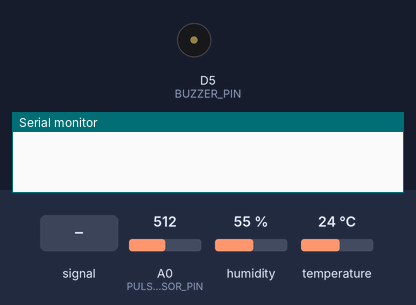
The sketch below on a simulated ESP8266 (NodeMCU). Shown: buzzer (waves = sounding, pin HIGH), the last lines printed to the serial monitor. The inputs (shaded band) are chosen by the test bench; at power-on: temperature 24 °C, A0 (PULSE_SENSOR_PIN) = 512, humidity 55 %. WiFi joins after 1.5 s; servers stay silent unless stated.

Above: at 3.0 s.
3.1 s: A0 (PULSE_SENSOR_PIN) fed a 200 Hz sine of ±460 counts around its level
13.0 s: temperature set to 37 °C
19.3 s: temperature set to 40 °C
21.3 s: temperature set to 12 °C
At 28.9 s:
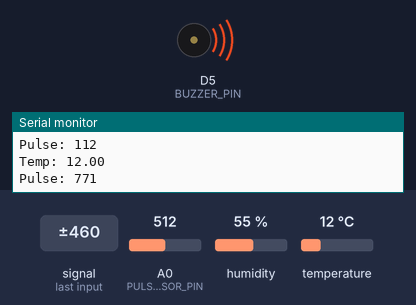
Timing chart, 0 to 33.3 s (numbered marks = the images above; inputs shaded):
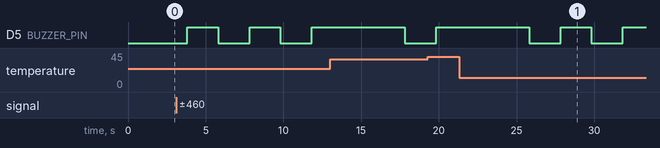

Measured:
- after the input at 21.3 s, D5 (BUZZER_PIN): alternates HIGH for 2.0 s and LOW for 2.0 s, starting after 4.5 s
- by itself, D5 (BUZZER_PIN): alternates HIGH for 2.0 s and LOW for 2.0 s

The sketch:

sourcecode.ino
```cpp
#define BLYNK_PRINT Serial

#include <ESP8266WiFi.h>
#include <BlynkSimpleEsp8266.h>
#include <DHT.h>

char auth[] = "Your_Blynk_Auth_Token";   // Get this from Blynk app
char ssid[] = "Your_WiFi_SSID";
char pass[] = "Your_WiFi_Password";

#define DHTPIN D2
#define DHTTYPE DHT11
DHT dht(DHTPIN, DHTTYPE);

#define PULSE_SENSOR_PIN A0
#define BUZZER_PIN D5

BlynkTimer timer;

void sendSensorData() {
  float temp = dht.readTemperature();
  int pulse = analogRead(PULSE_SENSOR_PIN);

  // Send to Blynk
  Blynk.virtualWrite(V0, temp);     // Temp to Blynk
  Blynk.virtualWrite(V1, pulse);    // Pulse to Blynk

  // Alert conditions
  if (temp > 38.0 || pulse < 50 || pulse > 120) {
    digitalWrite(BUZZER_PIN, HIGH);
    Blynk.notify("⚠️ Medical Alert: Abnormal Vitals Detected!");
  } else {
    digitalWrite(BUZZER_PIN, LOW);
  }

  Serial.print("Temp: "); Serial.println(temp);
  Serial.print("Pulse: "); Serial.println(pulse);
}

void setup() {
  Serial.begin(115200);
  Blynk.begin(auth, ssid, pass);
  dht.begin();
  pinMode(BUZZER_PIN, OUTPUT);
  digitalWrite(BUZZER_PIN, LOW);

  timer.setInterval(2000L, sendSensorData);  // every 2 seconds
}

void loop() {
  Blynk.run();
  timer.run();
}
```
